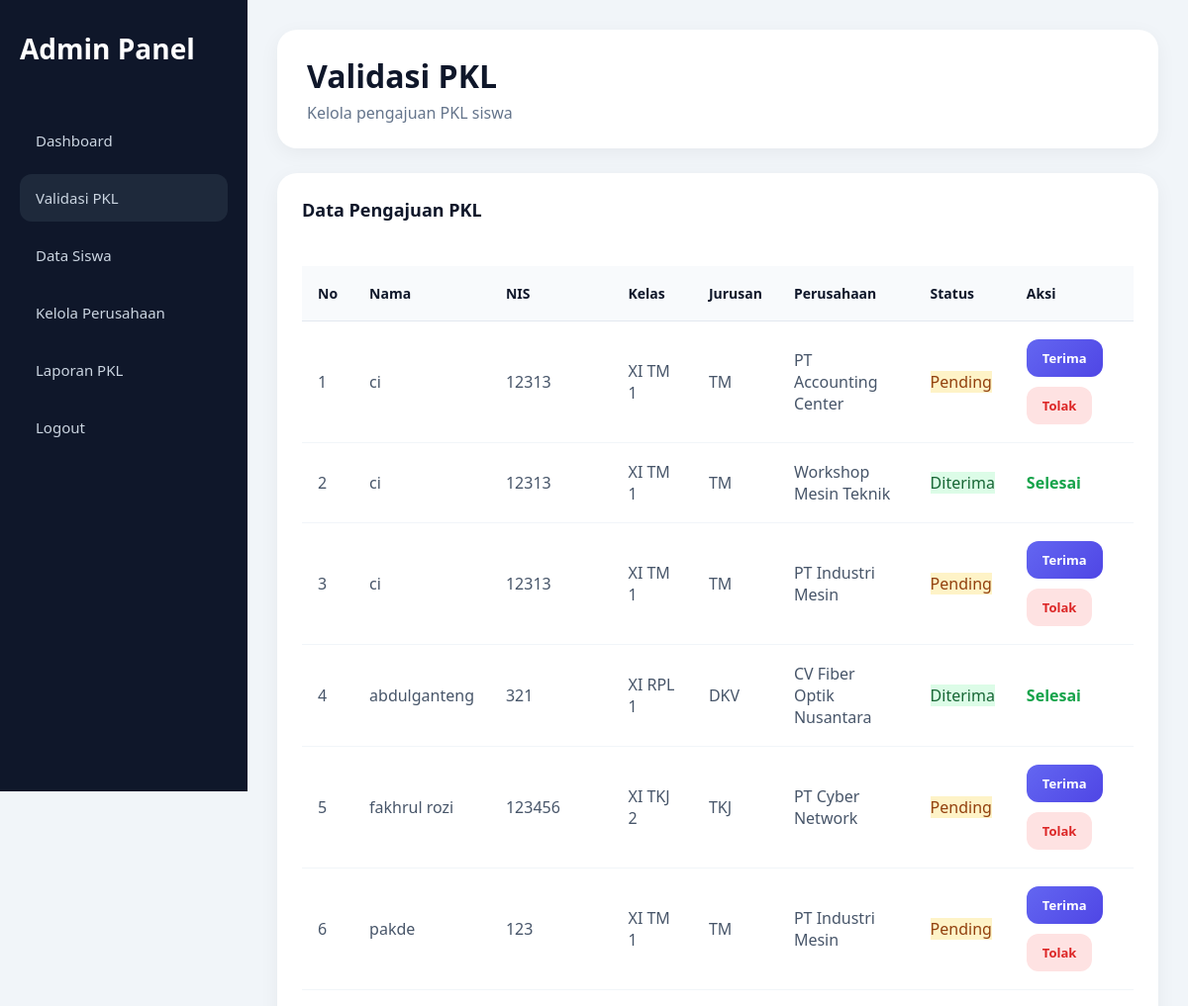
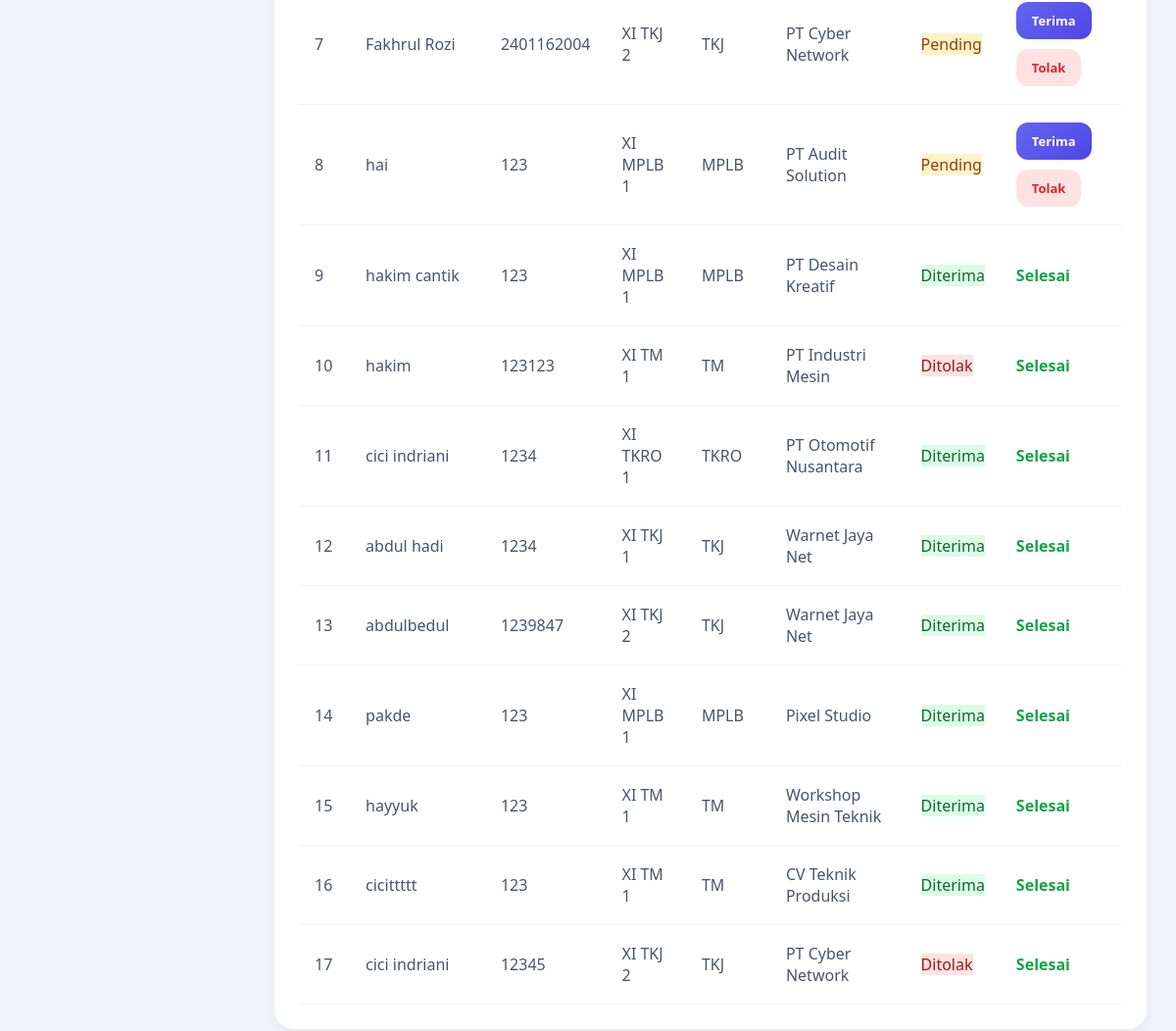
The app's page /dashboard/validasi_pkl.php (signed in) with its own data (2 pictures, top to bottom).
### tables this page shows
CREATE TABLE `pendaftaran_pkl` (
  `id` int NOT NULL,
  `siswa_id` int DEFAULT NULL,
  `perusahaan_id` int DEFAULT NULL,
  `tanggal_daftar` date DEFAULT NULL,
  `status` enum('pending','diterima','ditolak') DEFAULT 'pending',
  `keterangan` text
);

CREATE TABLE `users` (
  `id` int NOT NULL,
  `name` varchar(100) NOT NULL,
  `email` varchar(100) NOT NULL,
  `password` varchar(255) NOT NULL,
  `role` enum('siswa','admin','kepsek') NOT NULL,
  `created_at` timestamp NULL DEFAULT CURRENT_TIMESTAMP
);

CREATE TABLE `siswa` (
  `id` int NOT NULL,
  `user_id` int DEFAULT NULL,
  `nis` varchar(50) DEFAULT NULL,
  `kelas` varchar(50) DEFAULT NULL,
  `jurusan` varchar(100) DEFAULT NULL,
  `jenis_kelamin` varchar(20) DEFAULT NULL,
  `no_hp` varchar(20) DEFAULT NULL
);

CREATE TABLE `perusahaan` (
  `id` int NOT NULL,
  `nama_perusahaan` varchar(150) DEFAULT NULL,
  `alamat` text,
  `deskripsi` text,
  `created_at` timestamp NULL DEFAULT CURRENT_TIMESTAMP,
  `bidang` varchar(100) NOT NULL
);

### dashboard/validasi_pkl.php (the view, shortened to what this page needs)
<?php
include "../config/database.php";
$query = $conn->query("
    SELECT
        pendaftaran_pkl.*,
        siswa.nis,
        siswa.kelas,
        siswa.jurusan,
        users.name,
        perusahaan.nama_perusahaan
    FROM pendaftaran_pkl
    JOIN siswa
    ON pendaftaran_pkl.siswa_id = siswa.id
    JOIN users
    ON siswa.user_id = users.id
    JOIN perusahaan
    ON pendaftaran_pkl.perusahaan_id = perusahaan.id
    ORDER BY pendaftaran_pkl.id DESC
");
?>
<!DOCTYPE html>
<html lang="id">
<head>
    <link rel="stylesheet" href="../assets/dashboard.css">
</head>
<body>
<div class="sidebar">
    <div class="logo">
        Admin Panel
    </div>
    <a href="admin.php">
        Dashboard
    </a>
    <a href="validasi_pkl.php"
       class="active">
        Validasi PKL
    </a>
    <a href="data_siswa.php">
        Data Siswa
    </a>
    <a href="kelola_perusahaan.php">
        Kelola Perusahaan
    </a>
    <a href="#">
        Laporan PKL
    </a>
    <a href="../auth/logout.php">
        Logout
    </a>
</div>
<div class="main">
    <div class="topbar">
        <div>
            <h1>
                Validasi PKL
            </h1>
            <p>
                Kelola pengajuan PKL siswa
            </p>
        </div>
    </div>
    <div class="card">
        <div class="card-title">
            Data Pengajuan PKL
        </div>
        <div class="table-container">
            <table class="table-pkl">
                <thead>
                    <tr>
                        <th>No</th>
                        <th>Nama</th>
                        <th>NIS</th>
                        <th>Kelas</th>
                        <th>Jurusan</th>
                        <th>Perusahaan</th>
                        <th>Status</th>
                        <th>Aksi</th>
                    </tr>
                </thead>
                <tbody>
                    <?php
                    $no = 1;
                    while($row = $query->fetch_assoc()) :
                    ?>
                    <tr>
                        <td>
                            <?= $no++; ?>
                        </td>
                        <td>
                            <?= $row['name']; ?>
                        </td>
                        <td>
                            <?= $row['nis']; ?>
                        </td>
                        <td>
                            <?= $row['kelas']; ?>
                        </td>
                        <td>
                            <?= $row['jurusan']; ?>
                        </td>
                        <td>
                            <?= $row['nama_perusahaan']; ?>
                        </td>
                        <td>
                            <?php
                            if($row['status'] == 'pending'){
                                echo "
                                <span class='status pending'>
                                    Pending
                                </span>
                                ";
                            }
                            elseif($row['status'] == 'diterima'){
                                echo "
                                <span class='status diterima'>
                                    Diterima
                                </span>
                                ";
                            }
                            else{
                                echo "
                                <span class='status ditolak'>
                                    Ditolak
                                </span>
                                ";
                            }
                            ?>
                        </td>
                        <td>
                            <?php
                            if($row['status'] == 'pending') :
                            ?>
                            <div class="action-group">
                                <a
                                    href="proses_validasi.php?id=<?= $row['id']; ?>&aksi=diterima"
                                    class="btn-terima">
                                    Terima
                                </a>
                                <a
                                    href="proses_validasi.php?id=<?= $row['id']; ?>&aksi=ditolak"
                                    class="btn-tolak">
                                    Tolak
                                </a>
                            </div>
                            <?php else : ?>
                                <span class="done-text">
                                    Selesai
                                </span>
                            <?php endif; ?>
                        </td>
                    </tr>
                    <?php endwhile; ?>
                </tbody>
            </table>
        </div>
    </div>
</div>
</body>
</html>

### assets/dashboard.css (style rules this page uses)
* { margin:0; padding:0; box-sizing:border-box; font-family:'Segoe UI',sans-serif; }
body { background:#f1f5f9; }
.sidebar { width:250px; height:100vh; background:#0f172a; position:fixed; left:0; top:0; padding:30px 20px; }
.logo { color:white; font-size:28px; font-weight:bold; margin-bottom:50px; }
.sidebar a { display:block; color:#cbd5e1; text-decoration:none; padding:14px 16px; border-radius:12px; margin-bottom:10px; transition:.3s; font-size:15px; }
.main { margin-left:250px; padding:30px; }
.topbar { background:white; padding:25px 30px; border-radius:20px; display:flex; justify-content:space-between; align-items:center; margin-bottom:25px; box-shadow:0 5px 20px rgba(0,0,0,.05); }
.topbar h1 { color:#0f172a; font-size:32px; }
.topbar p { color:#64748b; margin-top:5px; }
.card { background:white; padding:25px; border-radius:20px; box-shadow:0 5px 20px rgba(0,0,0,.05); }
.card-title { font-size:18px; color:#0f172a; margin-bottom:20px; font-weight:600; }
.sidebar .active { background:#1e293b; }
.table-container { width:100%; overflow-x:auto; }
.table-pkl { width:100%; border-collapse:collapse; margin-top:25px; }
.table-pkl thead { background:#f8fafc; }
.table-pkl th { padding:18px 16px; text-align:left; color:#0f172a; font-size:14px; font-weight:700; border-bottom:1px solid #e2e8f0; }
.table-pkl td { padding:18px 16px; color:#475569; border-bottom:1px solid #f1f5f9; vertical-align:middle; }
.table-pkl tbody tr { transition:.3s; }
.pending { background:#fef3c7; color:#92400e; }
.diterima { background:#dcfce7; color:#166534; }
.ditolak { background:#fee2e2; color:#991b1b; }
.action-group { display:flex; gap:10px; flex-wrap:wrap; }
.btn-terima, .btn-tolak { display:inline-block; padding:10px 16px; border-radius:12px; text-decoration:none; font-size:13px; font-weight:600; transition:.3s; }
.btn-terima { background:linear-gradient( 135deg, #6366f1, #4f46e5 ); color:white; }
.btn-tolak { background:#fee2e2; color:#dc2626; }
.done-text { color:#16a34a; font-weight:700; }

### records on screen
pendaftaran_pkl: users.name "ci", siswa.nis "12313", siswa.kelas "XI TM 1", siswa.jurusan "TM", perusahaan.nama_perusahaan "PT Accounting Center", status "Pending"
pendaftaran_pkl: users.name "ci", siswa.nis "12313", siswa.kelas "XI TM 1", siswa.jurusan "TM", perusahaan.nama_perusahaan "Workshop Mesin Teknik", status "Diterima"
pendaftaran_pkl: users.name "ci", siswa.nis "12313", siswa.kelas "XI TM 1", siswa.jurusan "TM", perusahaan.nama_perusahaan "PT Industri Mesin", status "Pending"
pendaftaran_pkl: users.name "abdulganteng", siswa.nis "321", siswa.kelas "XI RPL 1", siswa.jurusan "DKV", perusahaan.nama_perusahaan "CV Fiber Optik Nusantara", status "Diterima"
pendaftaran_pkl: users.name "fakhrul rozi", siswa.nis "123456", siswa.kelas "XI TKJ 2", siswa.jurusan "TKJ", perusahaan.nama_perusahaan "PT Cyber Network", status "Pending"
pendaftaran_pkl: users.name "pakde", siswa.nis "123", siswa.kelas "XI TM 1", siswa.jurusan "TM", perusahaan.nama_perusahaan "PT Industri Mesin", status "Pending"
pendaftaran_pkl: users.name "Fakhrul Rozi", siswa.nis "2401162004", siswa.kelas "XI TKJ 2", siswa.jurusan "TKJ", perusahaan.nama_perusahaan "PT Cyber Network", status "Pending"
pendaftaran_pkl: users.name "hai", siswa.nis "123", siswa.kelas "XI MPLB 1", siswa.jurusan "MPLB", perusahaan.nama_perusahaan "PT Audit Solution", status "Pending"
pendaftaran_pkl: users.name "hakim cantik", siswa.nis "123", siswa.kelas "XI MPLB 1", siswa.jurusan "MPLB", perusahaan.nama_perusahaan "PT Desain Kreatif", status "Diterima"
pendaftaran_pkl: users.name "hakim", siswa.nis "123123", siswa.kelas "XI TM 1", siswa.jurusan "TM", perusahaan.nama_perusahaan "PT Industri Mesin", status "Ditolak"
pendaftaran_pkl: users.name "cici indriani", siswa.nis "1234", siswa.kelas "XI TKRO 1", siswa.jurusan "TKRO", perusahaan.nama_perusahaan "PT Otomotif Nusantara", status "Diterima"
pendaftaran_pkl: users.name "abdul hadi", siswa.nis "1234", siswa.kelas "XI TKJ 1", siswa.jurusan "TKJ", perusahaan.nama_perusahaan "Warnet Jaya Net", status "Diterima"
pendaftaran_pkl: users.name "abdulbedul", siswa.nis "1239847", siswa.kelas "XI TKJ 2", siswa.jurusan "TKJ", perusahaan.nama_perusahaan "Warnet Jaya Net", status "Diterima"
pendaftaran_pkl: users.name "pakde", siswa.nis "123", siswa.kelas "XI MPLB 1", siswa.jurusan "MPLB", perusahaan.nama_perusahaan "Pixel Studio", status "Diterima"
pendaftaran_pkl: users.name "hayyuk", siswa.nis "123", siswa.kelas "XI TM 1", siswa.jurusan "TM", perusahaan.nama_perusahaan "Workshop Mesin Teknik", status "Diterima"
pendaftaran_pkl: users.name "cicittttt", siswa.nis "123", siswa.kelas "XI TM 1", siswa.jurusan "TM", perusahaan.nama_perusahaan "CV Teknik Produksi", status "Diterima"
pendaftaran_pkl: users.name "cici indriani", siswa.nis "12345", siswa.kelas "XI TKJ 2", siswa.jurusan "TKJ", perusahaan.nama_perusahaan "PT Cyber Network", status "Ditolak"
